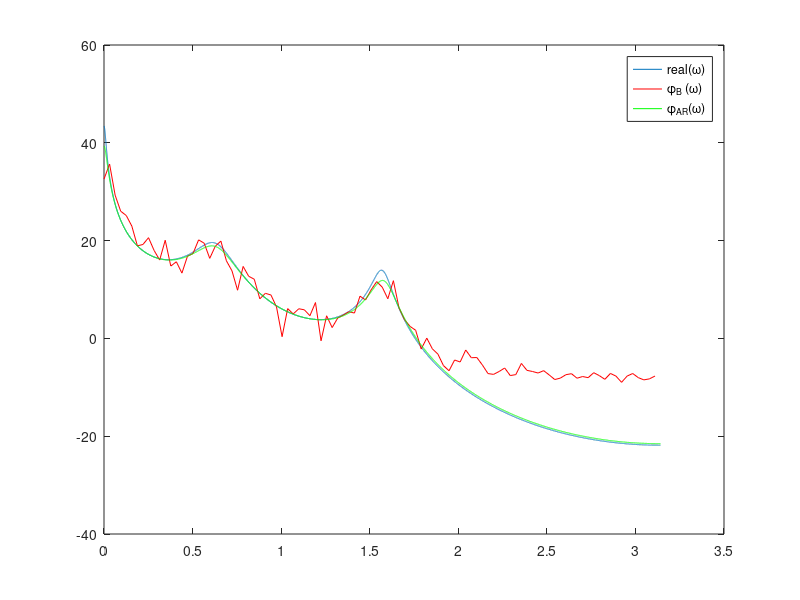

Write the MATLAB code that produced this figure.
clc
close all
clear all

p = [0.99, 0.9*exp(j*0.2*pi), 0.9*exp(-j*0.2*pi), 0.95*exp(j*0.5*pi), 0.95*exp(-j*0.5*pi)];
a = poly(p);

N = 1000;
z = randn(N,1);

x = filter(1, a, z);
Nfft = 2^14;
[H, w] = freqz(1, a, Nfft);

%estimate PSD by mean Bartlett method
S = 5;  %subsequences
M = N/S; %samples for each subsequence
X = zeros(S,M);
s = 1;
for m = 0 : M : N-M
    xm = x(m+1 : m+M);
    X(s, :) = (1/M)*abs(fft(xm,M)).^2;
    s = s + 1 ;
end
PHIB = mean(X,1);

%estimate PSD by mean AR model
p = 5;
r = xcorr(x, p)
R = toeplitz(r(p+1: end-1));
rx = r(p+2: end);
a = -R^(-1)*rx;
%varz = r(p+1) +sum(a.*r(p:-1:1))
[Hest , w] = freqz(1, [1, a'], Nfft);


plot(w, 20*log10(abs(H)));
hold on
wB = 2*pi*[0 : M-1]/M;
plot(wB(1:(end+1)/2), 10*log10(abs(PHIB(1:(end+1)/2))), 'r');
hold off
hold on
plot(w, 10*log10(abs(Hest).^2), 'g')
%plot(w, 10*log10(varz*abs(Hest).^2), 'g')
hold off
legend('real(\omega)', '\phi_{B} (\omega)','\phi_{AR}(\omega)');
